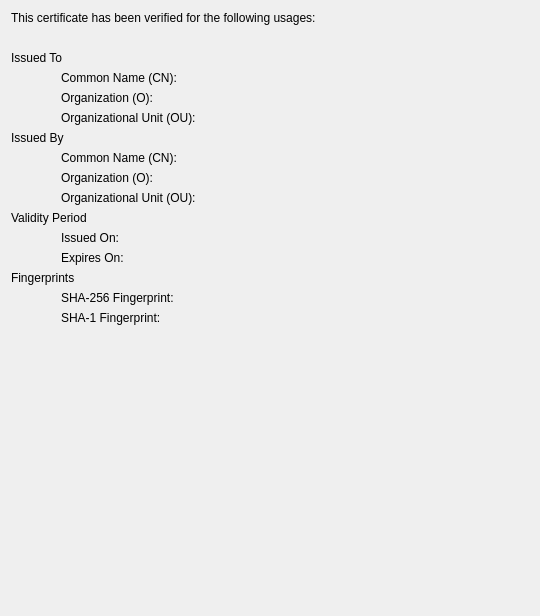
<?xml version="1.0" encoding="UTF-8"?>
<ui version="4.0">
 <class>CertificateGeneralTab</class>
 <widget class="QWidget" name="CertificateGeneralTab">
  <property name="geometry">
   <rect>
    <x>0</x>
    <y>0</y>
    <width>540</width>
    <height>616</height>
   </rect>
  </property>
  <property name="windowTitle">
   <string>Form</string>
  </property>
  <layout class="QVBoxLayout" name="verticalLayout">
   <item>
    <widget class="QLabel" name="labelVerifiedForStatic">
     <property name="text">
      <string>This certificate has been verified for the following usages:</string>
     </property>
    </widget>
   </item>
   <item>
    <layout class="QFormLayout" name="formLayout">
     <property name="labelAlignment">
      <set>Qt::AlignLeading|Qt::AlignLeft|Qt::AlignTop</set>
     </property>
     <property name="leftMargin">
      <number>50</number>
     </property>
     <item row="0" column="0">
      <widget class="QLabel" name="labelVerifiedForA">
       <property name="text">
        <string/>
       </property>
      </widget>
     </item>
     <item row="0" column="1">
      <widget class="QLabel" name="labelVerifiedForB">
       <property name="text">
        <string/>
       </property>
      </widget>
     </item>
    </layout>
   </item>
   <item>
    <widget class="QLabel" name="labelIssuedToStatic">
     <property name="text">
      <string>Issued To</string>
     </property>
    </widget>
   </item>
   <item>
    <layout class="QFormLayout" name="formLayout_2">
     <property name="labelAlignment">
      <set>Qt::AlignLeading|Qt::AlignLeft|Qt::AlignTop</set>
     </property>
     <property name="leftMargin">
      <number>50</number>
     </property>
     <item row="0" column="0">
      <widget class="QLabel" name="labelSubjectCNStatic">
       <property name="text">
        <string>Common Name (CN):</string>
       </property>
      </widget>
     </item>
     <item row="0" column="1">
      <widget class="QLabel" name="labelSubjectCN">
       <property name="text">
        <string/>
       </property>
      </widget>
     </item>
     <item row="1" column="0">
      <widget class="QLabel" name="labelSubjectOrgStatic">
       <property name="text">
        <string>Organization (O):</string>
       </property>
      </widget>
     </item>
     <item row="1" column="1">
      <widget class="QLabel" name="labelSubjectOrg">
       <property name="text">
        <string/>
       </property>
      </widget>
     </item>
     <item row="2" column="0">
      <widget class="QLabel" name="labelSubjectOrgUnitStatic">
       <property name="text">
        <string>Organizational Unit (OU):</string>
       </property>
      </widget>
     </item>
     <item row="2" column="1">
      <widget class="QLabel" name="labelSubjectOrgUnit">
       <property name="text">
        <string/>
       </property>
      </widget>
     </item>
    </layout>
   </item>
   <item>
    <widget class="QLabel" name="labelIssuedByStatic">
     <property name="text">
      <string>Issued By</string>
     </property>
    </widget>
   </item>
   <item>
    <layout class="QFormLayout" name="formLayout_3">
     <property name="labelAlignment">
      <set>Qt::AlignLeading|Qt::AlignLeft|Qt::AlignTop</set>
     </property>
     <property name="leftMargin">
      <number>50</number>
     </property>
     <item row="0" column="0">
      <widget class="QLabel" name="labelIssuerCNStatic">
       <property name="text">
        <string>Common Name (CN):</string>
       </property>
      </widget>
     </item>
     <item row="0" column="1">
      <widget class="QLabel" name="labelIssuerCN">
       <property name="text">
        <string/>
       </property>
      </widget>
     </item>
     <item row="1" column="0">
      <widget class="QLabel" name="labelIssuerOrgStatic">
       <property name="text">
        <string>Organization (O):</string>
       </property>
      </widget>
     </item>
     <item row="1" column="1">
      <widget class="QLabel" name="labelIssuerOrg">
       <property name="text">
        <string/>
       </property>
      </widget>
     </item>
     <item row="2" column="0">
      <widget class="QLabel" name="labelIssuerOrgUnitStatic">
       <property name="text">
        <string>Organizational Unit (OU):</string>
       </property>
      </widget>
     </item>
     <item row="2" column="1">
      <widget class="QLabel" name="labelIssuerOrgUnit">
       <property name="text">
        <string/>
       </property>
      </widget>
     </item>
    </layout>
   </item>
   <item>
    <widget class="QLabel" name="labelValidityPeriodStatic">
     <property name="text">
      <string>Validity Period</string>
     </property>
    </widget>
   </item>
   <item>
    <layout class="QFormLayout" name="formLayout_4">
     <property name="labelAlignment">
      <set>Qt::AlignLeading|Qt::AlignLeft|Qt::AlignTop</set>
     </property>
     <property name="leftMargin">
      <number>50</number>
     </property>
     <item row="0" column="0">
      <widget class="QLabel" name="labelEffectiveDateStatic">
       <property name="text">
        <string>Issued On:</string>
       </property>
      </widget>
     </item>
     <item row="0" column="1">
      <widget class="QLabel" name="labelEffectiveDate">
       <property name="text">
        <string/>
       </property>
      </widget>
     </item>
     <item row="1" column="0">
      <widget class="QLabel" name="labelExpiryDateStatic">
       <property name="text">
        <string>Expires On:</string>
       </property>
      </widget>
     </item>
     <item row="1" column="1">
      <widget class="QLabel" name="labelExpiryDate">
       <property name="text">
        <string/>
       </property>
      </widget>
     </item>
    </layout>
   </item>
   <item>
    <widget class="QLabel" name="labelFingerprintsStatic">
     <property name="text">
      <string>Fingerprints</string>
     </property>
    </widget>
   </item>
   <item>
    <layout class="QFormLayout" name="formLayout_5">
     <property name="labelAlignment">
      <set>Qt::AlignLeading|Qt::AlignLeft|Qt::AlignTop</set>
     </property>
     <property name="leftMargin">
      <number>50</number>
     </property>
     <item row="0" column="0">
      <widget class="QLabel" name="labelSHA256Static">
       <property name="text">
        <string>SHA-256 Fingerprint:</string>
       </property>
      </widget>
     </item>
     <item row="0" column="1">
      <widget class="QLabel" name="labelSHA256">
       <property name="text">
        <string/>
       </property>
      </widget>
     </item>
     <item row="1" column="0">
      <widget class="QLabel" name="labelSHA1Static">
       <property name="text">
        <string>SHA-1 Fingerprint:</string>
       </property>
      </widget>
     </item>
     <item row="1" column="1">
      <widget class="QLabel" name="labelSHA1">
       <property name="text">
        <string/>
       </property>
      </widget>
     </item>
    </layout>
   </item>
   <item>
    <spacer name="verticalSpacer">
     <property name="orientation">
      <enum>Qt::Vertical</enum>
     </property>
     <property name="sizeType">
      <enum>QSizePolicy::Expanding</enum>
     </property>
     <property name="sizeHint" stdset="0">
      <size>
       <width>40</width>
       <height>20</height>
      </size>
     </property>
    </spacer>
   </item>
  </layout>
 </widget>
 <resources/>
 <connections/>
</ui>
